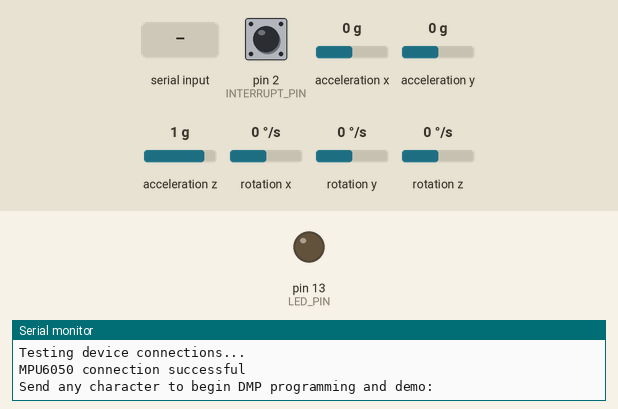
This sketch was run on a simulated Arduino Uno, built with avr-gcc and run on an emulated ATmega328P. Parts: output pins drawn as LEDs (lit = HIGH), the last lines printed to the serial monitor. Dashed ring = blinking. The test bench sets the inputs (shaded band); at power-on: acceleration x 0 g, rotation z 0 °/s, acceleration y 0 g, acceleration z 1 g, pin 2 (INTERRUPT_PIN) LOW, rotation x 0 °/s, rotation y 0 °/s. The sensor or clock chip raises its interrupt line as the real part does.

Above: at 0.9 s.
1.0 s: "1\n" received over Serial
At 1.67 s:
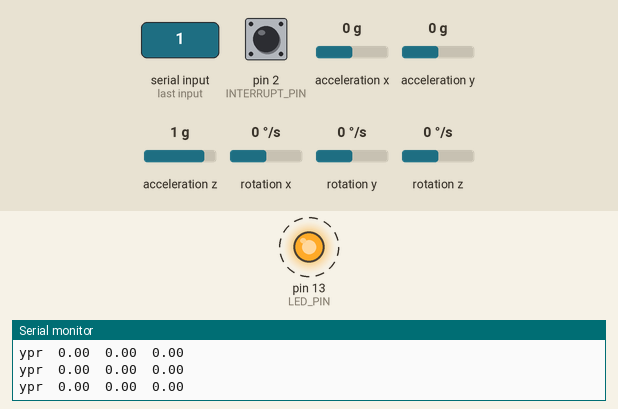
4.0 s: acceleration x set to -1.4 g
7.0 s: rotation z set to 192 °/s
10.0 s: acceleration y set to 0.8 g
13.0 s: acceleration x set to 0.8 g
16.0 s: acceleration z set to -0.8 g
Timing chart, 0 to 20.0 s (numbered marks = the images above; inputs shaded):
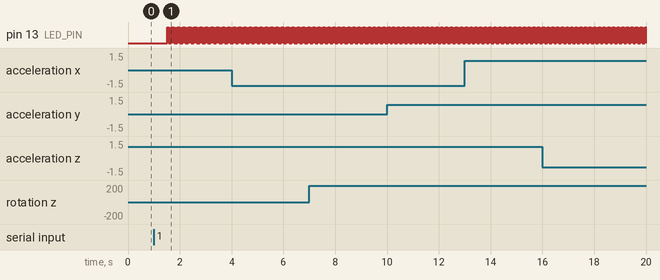

The sketch:

DengeTablas_.ino
```cpp
#include "I2Cdev.h"
#include "MPU6050_6Axis_MotionApps20.h"

#if I2CDEV_IMPLEMENTATION == I2CDEV_ARDUINO_WIRE
    #include "Wire.h"
#endif
MPU6050 mpu;

#define OUTPUT_READABLE_YAWPITCHROLL // Teapot çalışırken bu kapatılmalı output_teapot çalıştırmalı

//#define OUTPUT_TEAPOT

#define INTERRUPT_PIN 2
#define LED_PIN 13
bool blinkState = false;
bool dmpReady = false;
uint8_t mpuIntStatus;
uint8_t devStatus;
uint16_t packetSize;
uint16_t fifoCount;
uint8_t fifoBuffer[64];
Quaternion q;
VectorInt16 aa;
VectorInt16 aaReal;
VectorInt16 aaWorld;
VectorFloat gravity;
float euler[3];
float ypr[3];
uint8_t teapotPacket[14] = { '$', 0x02, 0,0, 0,0, 0,0, 0,0, 0x00, 0x00, '\r', '\n' };
volatile bool mpuInterrupt = false;
void dmpDataReady() {
    mpuInterrupt = true;
}
void setup() {
    #if I2CDEV_IMPLEMENTATION == I2CDEV_ARDUINO_WIRE
        Wire.begin();
        Wire.setClock(400000);
    #elif I2CDEV_IMPLEMENTATION == I2CDEV_BUILTIN_FASTWIRE
        Fastwire::setup(400, true);
    #endif
    Serial.begin(115200);
    while (!Serial);
    Serial.println(F("Initializing I2C devices..."));
    mpu.initialize();
    pinMode(INTERRUPT_PIN, INPUT);
    Serial.println(F("Testing device connections..."));
    Serial.println(mpu.testConnection() ? F("MPU6050 connection successful") : F("MPU6050 connection failed"));
    Serial.println(F("\nSend any character to begin DMP programming and demo: "));
    while (Serial.available() && Serial.read());
    while (!Serial.available());
    while (Serial.available() && Serial.read());

    Serial.println(F("Initializing DMP..."));
    devStatus = mpu.dmpInitialize();
    mpu.setXGyroOffset(220);
    mpu.setYGyroOffset(76);
    mpu.setZGyroOffset(-85);
    mpu.setZAccelOffset(1788);
    if (devStatus == 0) {

        Serial.println(F("Enabling DMP..."));
        mpu.setDMPEnabled(true);

        Serial.print(F("Enabling interrupt detection (Arduino external interrupt "));
        Serial.print(digitalPinToInterrupt(INTERRUPT_PIN));
        Serial.println(F(")..."));
        attachInterrupt(digitalPinToInterrupt(INTERRUPT_PIN), dmpDataReady, RISING);
        mpuIntStatus = mpu.getIntStatus();
        Serial.println(F("DMP ready! Waiting for first interrupt..."));
        dmpReady = true;
        packetSize = mpu.dmpGetFIFOPacketSize();
    } else {
        Serial.print(F("DMP Initialization failed (code "));
        Serial.print(devStatus);
        Serial.println(F(")"));
    }
    pinMode(LED_PIN, OUTPUT);
}
void loop() {
    if (!dmpReady) return;
    while (!mpuInterrupt && fifoCount < packetSize) {
        if (mpuInterrupt && fifoCount < packetSize) {
          fifoCount = mpu.getFIFOCount();
        }
    }
    mpuInterrupt = false;
    mpuIntStatus = mpu.getIntStatus();
    fifoCount = mpu.getFIFOCount();
    if ((mpuIntStatus & _BV(MPU6050_INTERRUPT_FIFO_OFLOW_BIT)) || fifoCount >= 1024) {
        mpu.resetFIFO();
        fifoCount = mpu.getFIFOCount();
        Serial.println(F("FIFO overflow!"));
    } else if (mpuIntStatus & _BV(MPU6050_INTERRUPT_DMP_INT_BIT)) {
        while (fifoCount < packetSize) fifoCount = mpu.getFIFOCount();
        mpu.getFIFOBytes(fifoBuffer, packetSize);
        fifoCount -= packetSize;
        #ifdef OUTPUT_READABLE_QUATERNION
            mpu.dmpGetQuaternion(&q, fifoBuffer);
            Serial.print("quat\t");
            Serial.print(q.w);
            Serial.print("\t");
            Serial.print(q.x);
            Serial.print("\t");
            Serial.print(q.y);
            Serial.print("\t");
            Serial.println(q.z);
        #endif
        #ifdef OUTPUT_READABLE_EULER
            mpu.dmpGetQuaternion(&q, fifoBuffer);
            mpu.dmpGetEuler(euler, &q);
            Serial.print("euler\t");
            Serial.print(euler[0] * 180/M_PI);
            Serial.print("\t");
            Serial.print(euler[1] * 180/M_PI);
            Serial.print("\t");
            Serial.println(euler[2] * 180/M_PI);
        #endif
        #ifdef OUTPUT_READABLE_YAWPITCHROLL
            mpu.dmpGetQuaternion(&q, fifoBuffer);
            mpu.dmpGetGravity(&gravity, &q);
            mpu.dmpGetYawPitchRoll(ypr, &q, &gravity);
            Serial.print("ypr\t");
            Serial.print(ypr[0] * 180/M_PI);
            Serial.print("\t");
            Serial.print(ypr[1] * 180/M_PI);
            Serial.print("\t");
            Serial.println(ypr[2] * 180/M_PI);
        #endif
        #ifdef OUTPUT_READABLE_REALACCEL
            mpu.dmpGetQuaternion(&q, fifoBuffer);
            mpu.dmpGetAccel(&aa, fifoBuffer);
            mpu.dmpGetGravity(&gravity, &q);
            mpu.dmpGetLinearAccel(&aaReal, &aa, &gravity);
            Serial.print("areal\t");
            Serial.print(aaReal.x);
            Serial.print("\t");
            Serial.print(aaReal.y);
            Serial.print("\t");
            Serial.println(aaReal.z);
        #endif
        #ifdef OUTPUT_READABLE_WORLDACCEL
            mpu.dmpGetQuaternion(&q, fifoBuffer);
            mpu.dmpGetAccel(&aa, fifoBuffer);
            mpu.dmpGetGravity(&gravity, &q);
            mpu.dmpGetLinearAccel(&aaReal, &aa, &gravity);
            mpu.dmpGetLinearAccelInWorld(&aaWorld, &aaReal, &q);
            Serial.print("aworld\t");
            Serial.print(aaWorld.x);
            Serial.print("\t");
            Serial.print(aaWorld.y);
            Serial.print("\t");
            Serial.println(aaWorld.z);
        #endif
        #ifdef OUTPUT_TEAPOT
            teapotPacket[2] = fifoBuffer[0];
            teapotPacket[3] = fifoBuffer[1];
            teapotPacket[4] = fifoBuffer[4];
            teapotPacket[5] = fifoBuffer[5];
            teapotPacket[6] = fifoBuffer[8];
            teapotPacket[7] = fifoBuffer[9];
            teapotPacket[8] = fifoBuffer[12];
            teapotPacket[9] = fifoBuffer[13];
            Serial.write(teapotPacket, 14);
            teapotPacket[11]++;
        #endif
        blinkState = !blinkState;
        digitalWrite(LED_PIN, blinkState);
    }
}
```

Measured:
- after the input at 1.0 s, pin 13 (LED_PIN): alternates HIGH for 0.01 s and LOW for 0.01 s, starting after 0.52 s
